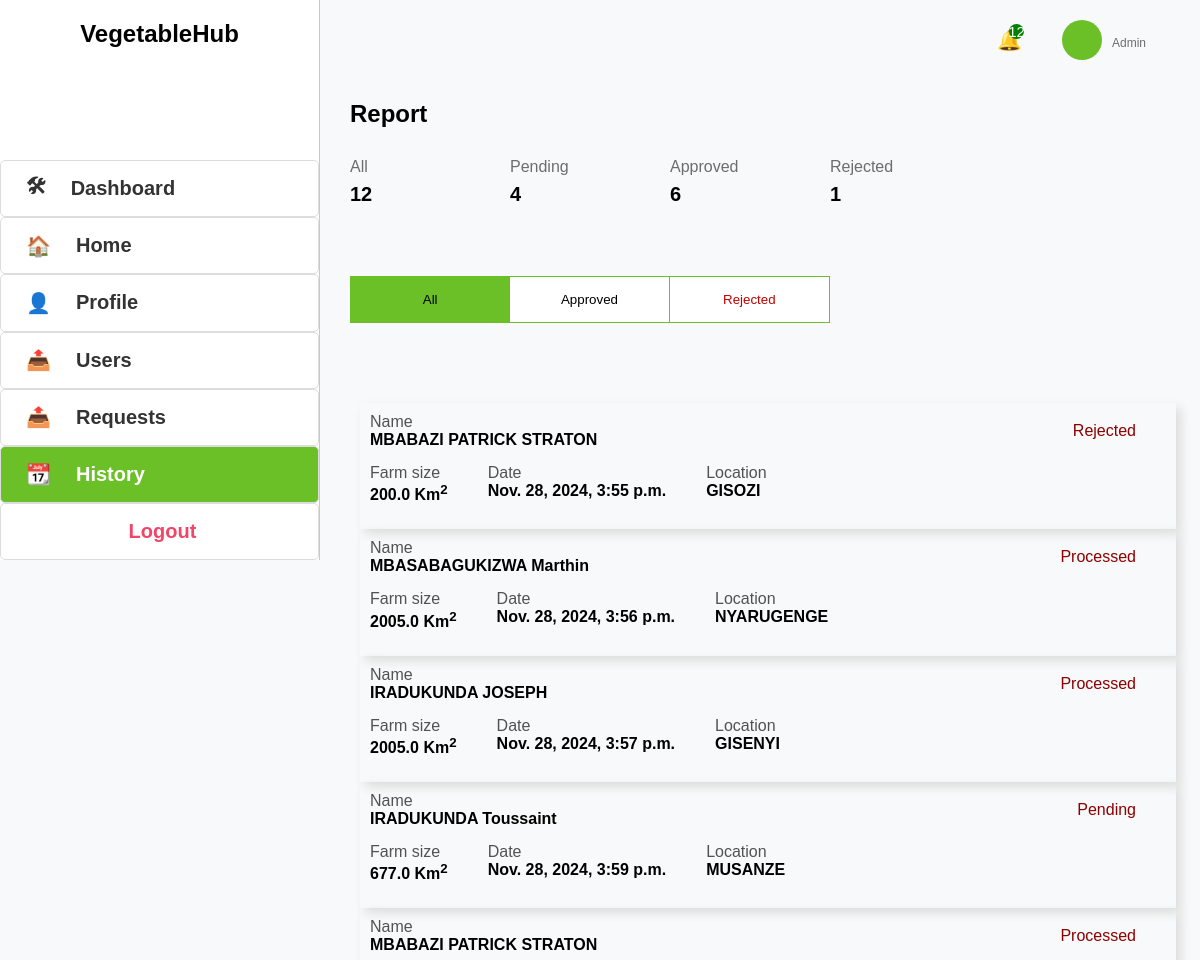
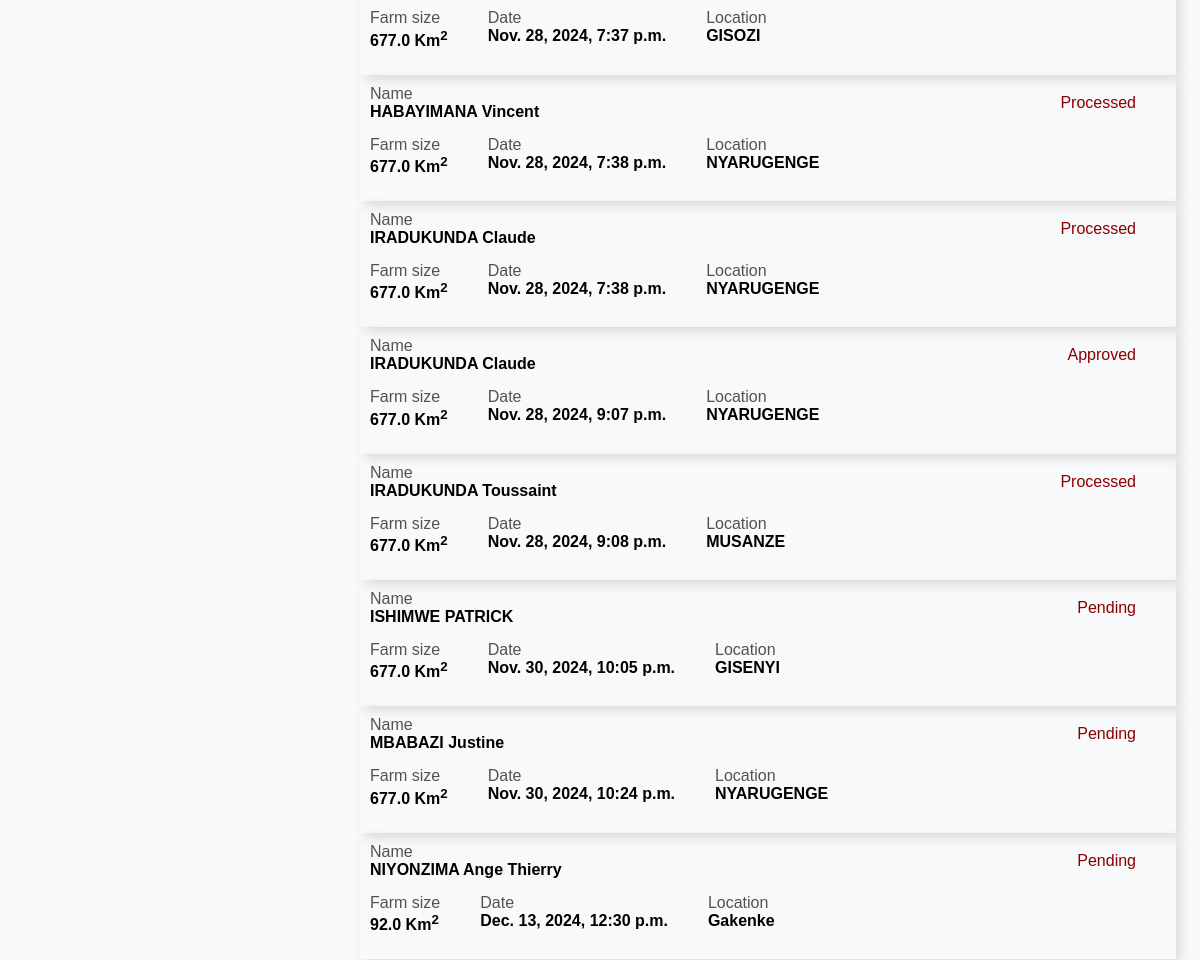
Before: /view-history/ with the older database file (2 pictures, top to bottom).
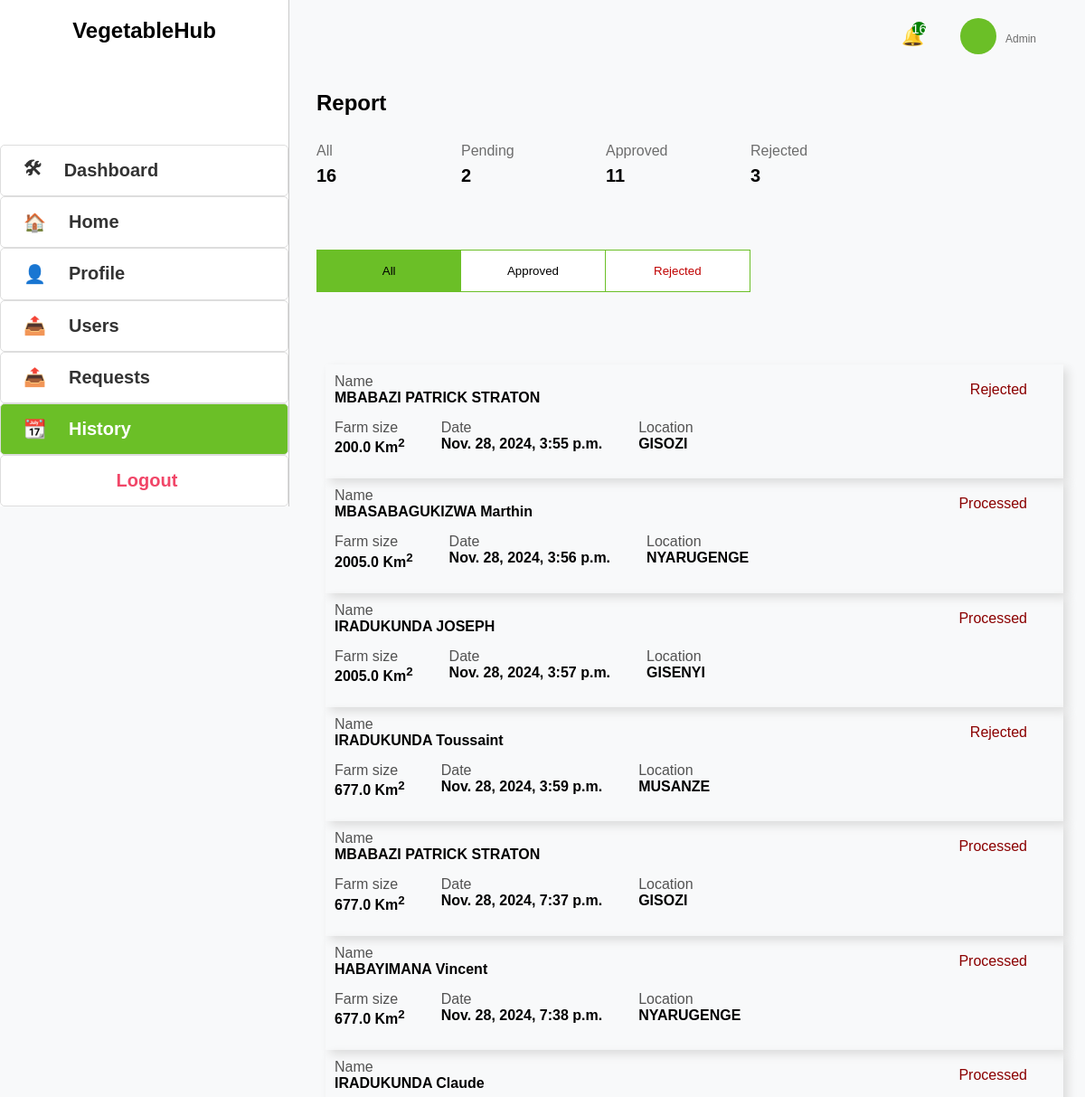
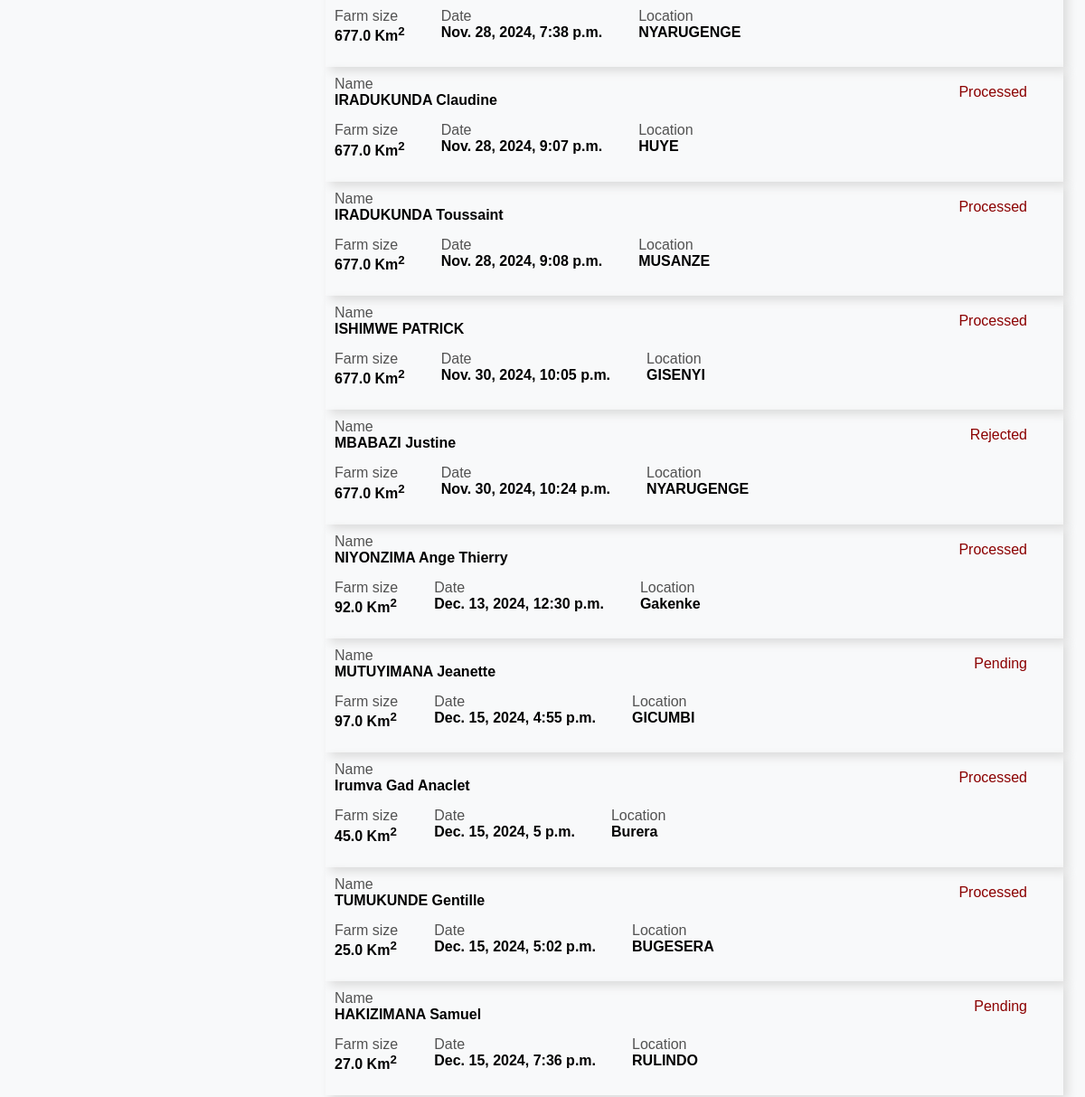
After: the same page with the newer database file (2 pictures, top to bottom).
### Webapp/models.py (models this page shows, shortened)
class Application(models.Model):
    application_id = models.AutoField(primary_key=True)
    first_name = models.CharField(max_length=255)
    last_name = models.CharField(max_length=255)
    telephone = models.CharField(
        max_length=15,
        validators=[RegexValidator(r'^\+?\d{10,15}$', message="Enter a valid phone number.")]
    )
    email = models.EmailField(validators=[EmailValidator()])
    location = models.CharField(max_length=255)
    latitude = models.FloatField(default=-1.9441)  # Default to Kigali latitude
    longitude = models.FloatField(default=30.0619)  # Default to Kigali longitude
    farm_size = models.FloatField()
    description = models.TextField()
    growth_stage = models.CharField(max_length=30)
    status = models.CharField(max_length=20, default='Pending')
    production = models.FloatField()
    created_at = models.DateTimeField(auto_now_add=True)  # Automatically set on creation
    user = models.ForeignKey(User, on_delete=models.CASCADE, null=True, blank=True,default=2)
    Vegetable_type = models.CharField(max_length=20, default='Carrot')
    farm_image = models.ImageField(null=True, default="th1.jpeg")

### Webapp/views.py (the view)
# urls.py: path('view-history/', views.adminHistory , name='view-history'),
def adminHistory(request):
    applications = Application.objects.all()
    pending_count = Application.objects.filter(status='Pending').count()
    approved_count = Application.objects.filter(status='Processed').count()
    rejected_count = Application.objects.filter(status='Rejected').count()
    context = {
        "applications": applications,
        'pending_count': pending_count,
        'approved_count': approved_count,
        'rejected_count': rejected_count,
    }
    return render(request, 'Webapp/admin_history.html', context)

### Webapp/templates/Webapp/admin_history.html (shortened to what this page needs)
<!DOCTYPE html>
<html lang="en">
<head>
</head>
<body>
    <div class="first">
        <div class="sidebar">
            <h2>VegetableHub</h2>
            <a href="{%url 'admins'%}"><span>&#x1F6E0;</span>Dashboard</a>
            <a href="{%url 'home'%}"><span>&#x1F3E0;</span>Home</a>
            <a href="{%url 'add-profile'%}"><span>&#x1F464;</span>Profile</a>
            <div class="users" href="#"><span>&#x1F4E4;</span>Users
          </div>
            <a href="{%url 'view-member'%}"><span>&#x1F4E4;</span>Requests</a>
            <a class="active" href="{%url 'view-history'%}"><span>&#x1F4C6;</span>History</a>
            <a href="{% url 'login-admin'%}" style="color: #f14668; padding-left: 40%;">Logout</a>
        </div>
    </div>
    <div class="second">
        <div class="header">
            <div class="prof">
              <div class="notif">&#x1F514; <span>{{applications.count}}</span></div>
                    <div class="upper">
                        <div class="profile">
                        </div>
                        <div class="address">
                          <strong>{{user.username}}</strong> <br>
                          <span>Admin</span>
                        </div>
                      </div>
            </div>
        </div>
        <div class="container">
          <h2>Report</h2>
          <div class="report">
          <div class="div">
            <span>All</span>
            <b>{{applications.count}}</b>
          </div>
          <div class="div">
            <span>Pending</span>
            <b>{{pending_count}}</b>
          </div>
          <div class="div">
            <span>Approved</span>
            <b> {{approved_count }} </b>
          </div>
          <div class="div">
            <span>Rejected</span>
            <b>{{rejected_count}}</b>
          </div>
        </div>
        <div class="classified">
          <button id="btn-all" onclick="showSection('All', this)">All</button>
          <button id="btn-approved" onclick="showSection('Approved', this)">Approved</button>
          <button id="btn-rejected" onclick="showSection('Rejected', this)">Rejected</button>
        </div>
<div id="All" class="history-section" >
  {%for application in applications%}
  <div class="history">
  <div class="above">
  <div class="name">
    <span>Name</span>
    <b>{{application.first_name}}  {{application.last_name}}</b>
  </div>
  <div class="status">{{application.status}}</div>
  </div>
  <div class="mid">
  <div class="farm">
    <span>Farm size</span>
    <b>{{application.farm_size}} Km<sup>2</sup></b>
  </div>
  <div class="date">
    <span>Date</span>
    <b>{{application.created_at}}</b>
  </div>
  <div class="location">
    <span>Location</span>
    <b>{{application.location}}</b>
  </div>
  </div>
  </div>
  {%endfor%} </div>
        </div>
      </div>
</body>
</html>

### Webapp/templates/Webapp/admin_history.html (style rules this page uses)
* { margin: 0; padding: 0; box-sizing: border-box; font-family: 'Gill Sans', 'Gill Sans MT', Calibri, 'Trebuchet MS', sans-serif; }
body { display: grid; grid-template-columns: 20rem 5fr; background-color: #f8f9fa; font-family: 'Franklin Gothic Medium', 'Arial Narrow', Arial, sans-serif; min-height: 100vh; }
.sidebar { width: 100%; height: 35rem; background-color: #ffffff; border-right: 1px solid #c9c9c9; display: flex; flex-direction: column; align-items: flex-start; }
.sidebar a, .users { text-decoration: none; color: #333; font-size: 16px; display: flex; align-items: center; justify-content: start; width: 100%; height: 100%; border-radius: 5px; font-weight: bold; font-size: 20px; flex: 1; border: 1px solid #dddddd; }
.sidebar a.active { font-weight: bold; color: white; background-color: #6BBf27; }
.sidebar span { margin: 0 25px; }
.sidebar h2 { height: 100%; width: 100%; flex: 2; display: flex; justify-content: center; padding-top: 20px; margin-bottom: 30px; }
.header { display: flex; justify-content: space-between; align-items: center; margin-bottom: 20px; height: 80px; }
.header span { color: #6BBf27; }
.container { width: 95%; margin: 90px auto; }
.profile { width: 40px; height: 40px; border-radius: 50%; background-color: #6BBf27; align-items: center; display: flex; justify-content: center; font-weight: bold; color:white; }
.address { font-size: 13px; }
.upper { display: grid; grid-template-columns: 30px 3fr 3fr; column-gap: 20px; }
.prof { display: flex; align-items: center; }
.notif { margin-right: 40px; font-size: 20px; position: relative }
.notif span { position: absolute; bottom: 13px; left: 12px; background: green; color: white; font-size: 15px; border-radius: 50%; width: 15px; height: 15px; display: flex; justify-content: center; align-items: center; }
.schedule-date span, .farm-scale span, .address span { color: rgb(109, 109, 109); font-size: 12px; }
.users { position: relative; cursor: pointer; }
.report { width: 40rem; display: grid; grid-template-columns: 1fr 1fr 1fr 1fr; }
.div span { margin-bottom: 7px; color: rgb(109, 109, 109); display: block; }
.report .div b { margin-top: 3px; font-size: 20px; }
.container { margin-left: 30px; margin-top: 0; }
.container h2 { margin-bottom: 30px; }
.classified { background-color: gray; width: 30rem; display: grid; grid-template-columns: 1fr 1fr 1fr; margin: 70px 0; border: 1px solid#6BBf27; }
.classified button { padding: 15px; border: none; border-right: 1px solid#6BBf27; }
.classified button:last-child { border: none; color: rgb(192, 0, 0); }
.history-section { display: grid; grid-template-columns: 1fr 1fr; column-gap: 30px; row-gap: 20px; width: 100%; padding: 10px; }
.history { box-shadow: 5px 5px 10px rgb(220, 220, 220); padding: 10px; }
.above, .mid { margin-bottom: 15px; }
.above { display: flex; justify-content: space-between; }
.status { display: flex; align-items: center; color: rgb(139, 1, 1); margin-right: 30px; }
.mid { display: flex; column-gap: 40px; }
.classified button { padding: 15px; border: none; border-right: 1px solid #6BBf27; color: black; cursor: pointer; transition: color 0.3s ease; }
.classified button:last-child { border: none; }
.history-section { display: none; }

Changed rows visible on the page:
changed Application "Nov. 28, 2024, 3:59 p.m.": status "Pending" → "Rejected"
changed Application: last_name "Claude" → "Claudine"; status "Approved" → "Processed"; location "NYARUGENGE" → "HUYE"
changed Application "ISHIMWE": status "Pending" → "Processed"
changed Application "Justine": status "Pending" → "Rejected"
changed Application "NIYONZIMA": status "Pending" → "Processed"
added Application: first_name "MUTUYIMANA", last_name "Jeanette", status "Pending", farm_size "97.0", created_at "Dec. 15, 2024, 4:55 p.m.", location "GICUMBI"
added Application: first_name "Irumva Gad", last_name "Anaclet", status "Processed", farm_size "45.0", created_at "Dec. 15, 2024, 5 p.m.", location "Burera"
added Application: first_name "TUMUKUNDE", last_name "Gentille", status "Processed", farm_size "25.0", created_at "Dec. 15, 2024, 5:02 p.m.", location "BUGESERA"
added Application: first_name "HAKIZIMANA", last_name "Samuel", status "Pending", farm_size "27.0", created_at "Dec. 15, 2024, 7:36 p.m.", location "RULINDO"
Other visible differences:
{{ applications.count }}: "12" → "16"
{{ pending_count }}: "4" → "2"
{{ approved_count }}: "6" → "11"
{{ rejected_count }}: "1" → "3"
